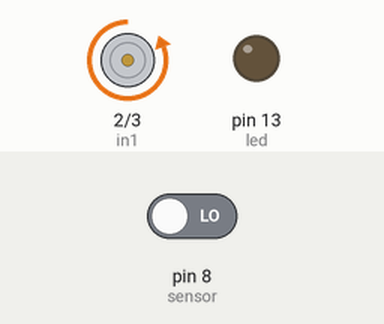
A sketch run on a simulated Arduino Uno, built with avr-gcc and run on an emulated ATmega328P. Parts: motor-driver pin pairs drawn as motors (green arrow = first pin HIGH = forward, orange = second pin HIGH = backward, longer = more drive), output pins drawn as LEDs (lit = HIGH). The inputs (shaded band) are chosen by the test bench; at power-on: pin 8 (sensor) LOW.

Above: at 14.2 s.
14.3 s: pin 8 (sensor) driven HIGH
At 15.6 s:
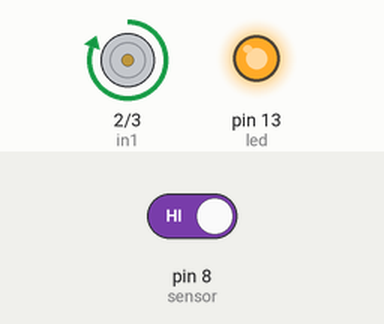
17.3 s: pin 8 (sensor) driven LOW
At 18.6 s:
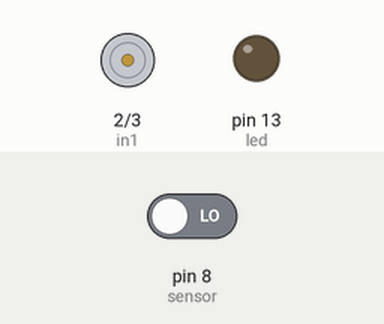
Timing chart, 0 to 20.3 s (numbered marks = the images above; inputs shaded):
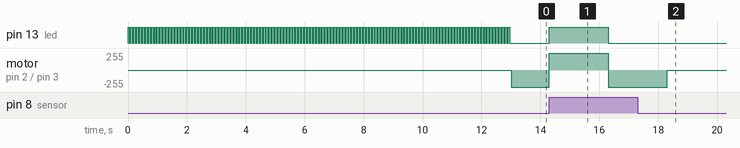

The sketch:

__Automatic_door_opener_Arduino_PIR.ino
```cpp
int in1 = 2;
int in2 = 3;
int sensor = 8;
int led = 13;

void setup()
{
  pinMode(in1, OUTPUT);
  pinMode(in2, OUTPUT);
  pinMode(sensor, INPUT);
  pinMode(led, OUTPUT);

  digitalWrite(in1,LOW);
  digitalWrite(in2,LOW);
  //digitalWrite(sensor,LOW);
  digitalWrite(led,LOW);

  while(millis()<13000)
  {
    digitalWrite(led,HIGH);
    delay(50);
    digitalWrite(led,LOW);
    delay(50);
  }
  digitalWrite(led,LOW);
  digitalWrite(in1,LOW);
  digitalWrite(in2,HIGH);

}

void loop()
{
  if(digitalRead(sensor)==HIGH)
  {
   digitalWrite(in1,HIGH);
   digitalWrite(in2,LOW);
   digitalWrite(led,HIGH);
   delay(2000);
   digitalWrite(in1,LOW);
   digitalWrite(in2,LOW);

   digitalWrite(in1,LOW);
   digitalWrite(in2,HIGH);
   digitalWrite(led,LOW);
   delay(2000);
   digitalWrite(in1,LOW);
   digitalWrite(in2,LOW);

  }

}
```

Measured:
- after the input at 14.3 s, pin 13 (led): LOW → HIGH at once, → LOW 2.0 s later; motor on pin 2 (in1) / pin 3 (in2): backward 255/255 → forward 255/255 at once, → backward 255/255 2.0 s later
- after the input at 17.3 s, pin 13 (led): stops changing and stays LOW
